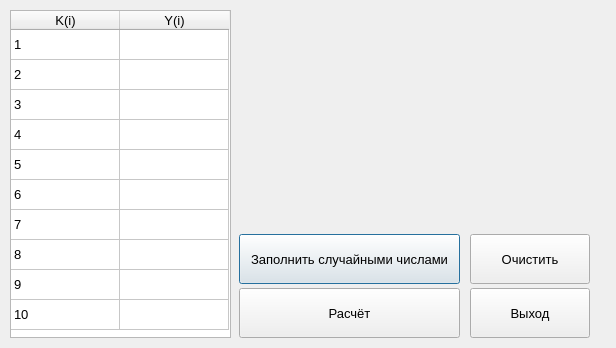
<?xml version="1.0" encoding="UTF-8"?>
<ui version="4.0">
 <class>Dialog</class>
 <widget class="QDialog" name="Dialog">
  <property name="geometry">
   <rect>
    <x>0</x>
    <y>0</y>
    <width>616</width>
    <height>348</height>
   </rect>
  </property>
  <property name="minimumSize">
   <size>
    <width>0</width>
    <height>0</height>
   </size>
  </property>
  <property name="maximumSize">
   <size>
    <width>666</width>
    <height>435</height>
   </size>
  </property>
  <property name="windowTitle">
   <string>Dialog</string>
  </property>
  <widget class="QTableWidget" name="tableWidget">
   <property name="geometry">
    <rect>
     <x>10</x>
     <y>10</y>
     <width>221</width>
     <height>328</height>
    </rect>
   </property>
   <property name="font">
    <font>
     <pointsize>10</pointsize>
    </font>
   </property>
   <attribute name="horizontalHeaderDefaultSectionSize">
    <number>109</number>
   </attribute>
   <attribute name="verticalHeaderVisible">
    <bool>false</bool>
   </attribute>
   <row>
    <property name="text">
     <string/>
    </property>
   </row>
   <row>
    <property name="text">
     <string/>
    </property>
   </row>
   <row>
    <property name="text">
     <string/>
    </property>
   </row>
   <row>
    <property name="text">
     <string/>
    </property>
   </row>
   <row>
    <property name="text">
     <string/>
    </property>
   </row>
   <row>
    <property name="text">
     <string/>
    </property>
   </row>
   <row>
    <property name="text">
     <string/>
    </property>
   </row>
   <row>
    <property name="text">
     <string/>
    </property>
   </row>
   <row>
    <property name="text">
     <string/>
    </property>
   </row>
   <row>
    <property name="text">
     <string/>
    </property>
   </row>
   <column>
    <property name="text">
     <string>K(i)</string>
    </property>
   </column>
   <column>
    <property name="text">
     <string>Y(i)</string>
    </property>
   </column>
   <item row="0" column="0">
    <property name="text">
     <string>1</string>
    </property>
   </item>
   <item row="1" column="0">
    <property name="text">
     <string>2</string>
    </property>
   </item>
   <item row="2" column="0">
    <property name="text">
     <string>3</string>
    </property>
   </item>
   <item row="3" column="0">
    <property name="text">
     <string>4</string>
    </property>
   </item>
   <item row="4" column="0">
    <property name="text">
     <string>5</string>
    </property>
   </item>
   <item row="5" column="0">
    <property name="text">
     <string>6</string>
    </property>
   </item>
   <item row="6" column="0">
    <property name="text">
     <string>7</string>
    </property>
   </item>
   <item row="7" column="0">
    <property name="text">
     <string>8</string>
    </property>
   </item>
   <item row="8" column="0">
    <property name="text">
     <string>9</string>
    </property>
   </item>
   <item row="9" column="0">
    <property name="text">
     <string>10</string>
    </property>
   </item>
  </widget>
  <widget class="QPushButton" name="btn_random_number">
   <property name="geometry">
    <rect>
     <x>239</x>
     <y>234</y>
     <width>221</width>
     <height>50</height>
    </rect>
   </property>
   <property name="font">
    <font>
     <family>Segoe UI</family>
     <pointsize>10</pointsize>
    </font>
   </property>
   <property name="text">
    <string>Заполнить случайными числами</string>
   </property>
  </widget>
  <widget class="QPushButton" name="btn_solve">
   <property name="geometry">
    <rect>
     <x>239</x>
     <y>288</y>
     <width>221</width>
     <height>50</height>
    </rect>
   </property>
   <property name="font">
    <font>
     <family>Segoe UI</family>
     <pointsize>10</pointsize>
    </font>
   </property>
   <property name="text">
    <string>Расчёт</string>
   </property>
  </widget>
  <widget class="QPushButton" name="btn_clear">
   <property name="geometry">
    <rect>
     <x>470</x>
     <y>234</y>
     <width>120</width>
     <height>50</height>
    </rect>
   </property>
   <property name="font">
    <font>
     <family>Segoe UI</family>
     <pointsize>10</pointsize>
    </font>
   </property>
   <property name="text">
    <string>Очистить</string>
   </property>
  </widget>
  <widget class="QPushButton" name="btn_exit">
   <property name="geometry">
    <rect>
     <x>470</x>
     <y>288</y>
     <width>120</width>
     <height>50</height>
    </rect>
   </property>
   <property name="font">
    <font>
     <family>Segoe UI</family>
     <pointsize>10</pointsize>
    </font>
   </property>
   <property name="text">
    <string>Выход</string>
   </property>
  </widget>
  <widget class="QLabel" name="label_img">
   <property name="geometry">
    <rect>
     <x>240</x>
     <y>30</y>
     <width>351</width>
     <height>71</height>
    </rect>
   </property>
   <property name="text">
    <string/>
   </property>
  </widget>
  <widget class="QLabel" name="label_error">
   <property name="geometry">
    <rect>
     <x>286</x>
     <y>140</y>
     <width>261</width>
     <height>31</height>
    </rect>
   </property>
   <property name="font">
    <font>
     <family>Segoe UI</family>
     <pointsize>13</pointsize>
    </font>
   </property>
   <property name="styleSheet">
    <string notr="true">color: rgb(170, 0, 0);</string>
   </property>
   <property name="text">
    <string/>
   </property>
  </widget>
  <widget class="QLabel" name="label_img_2">
   <property name="geometry">
    <rect>
     <x>250</x>
     <y>100</y>
     <width>331</width>
     <height>71</height>
    </rect>
   </property>
   <property name="text">
    <string/>
   </property>
  </widget>
 </widget>
 <resources/>
 <connections/>
</ui>
